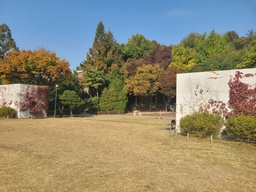
#> input picture image3.jpg, 256 x 192 px, shrunk from 1280 x 960 before the run
$ python Panorama.py
#> lines starting #> are read from the running program, lines starting #| are printed output that depends on the picture
import cv2
import numpy as np
def ransac(points1, points2, max_iters=1000, threshold=4.0):
    best_H = None
    best_inliers = 0

    for _ in range(max_iters):
        indices = np.random.choice(len(points1), 4, replace=False)
        A = []

        for i in indices:
            x1, y1 = points1[i]
            x2, y2 = points2[i]
            A.append([-x1, -y1, -1, 0, 0, 0, x2 * x1, x2 * y1, x2])
            A.append([0, 0, 0, -x1, -y1, -1, y2 * x1, y2 * y1, y2])

        A = np.array(A)
        _, _, Vt = np.linalg.svd(A)
        H = Vt[-1].reshape(3, 3)

        inliers = 0

        for i in range(len(points1)):
            x1, y1 = points1[i]
            x2, y2 = points2[i]
            p1 = np.array([x1, y1, 1])
            p2_est = np.dot(H, p1)
            p2_est /= p2_est[2]
            err = np.sqrt((p2_est[0] - x2) ** 2 + (p2_est[1] - y2) ** 2)

            if err < threshold:
                inliers += 1

        if inliers > best_inliers:
            best_inliers = inliers
            best_H = H

    return best_H

def warp_image(image, homography, output_size):
    h, w = image.shape[:2]
    output_image = np.zeros((output_size[1], output_size[0], 3), dtype=np.uint8)
    inverse_homography = np.linalg.inv(homography)

    for y_out in range(output_size[1]):
        for x_out in range(output_size[0]):
            p_out = np.array([x_out, y_out, 1])
            p_in = np.dot(inverse_homography, p_out)
            p_in = p_in / p_in[2]

            x_in, y_in = int(p_in[0]), int(p_in[1])

            if 0 <= x_in < w and 0 <= y_in < h:
                if x_in < w - 1 and y_in < h - 1:
                    # Bilinear interpolation
                    dx = p_in[0] - x_in
                    dy = p_in[1] - y_in

                    pixel_value = (1 - dx) * (1 - dy) * image[y_in, x_in] + dx * (1 - dy) * image[y_in, x_in + 1] + (1 - dx) * dy * image[y_in + 1, x_in] + dx * dy * image[y_in + 1, x_in + 1]

                    output_image[y_out, x_out] = pixel_value.astype(np.uint8)
                else:
                    output_image[y_out, x_out] = image[y_in, x_in]

    return output_image

# prepare images
image1 = cv2.imread('image3.jpg')
#> image1 is the input picture: shape (192, 256, 3); mean B, G, R 116.1, 137.6, 142.6
image2 = cv2.imread('image4.jpg')
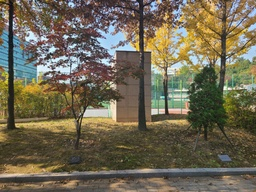
#> input picture image4.jpg, 256 x 192 px, shrunk from 1280 x 960 before the run
#> image2 is the input picture: shape (192, 256, 3); mean B, G, R 83.6, 104, 111
gray1 = cv2.cvtColor(image1, cv2.COLOR_BGR2GRAY)
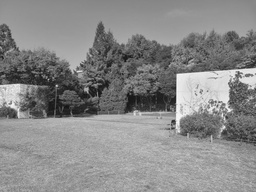
#> gray1: shape (192, 256); min 19, max 249, mean 136.7
gray2 = cv2.cvtColor(image2, cv2.COLOR_BGR2GRAY)
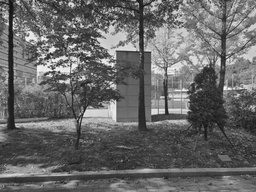
#> gray2: shape (192, 256); min 12, max 253, mean 103.8

# Find keypoints and descriptors
orb = cv2.ORB_create()
keypoints1, descriptors1 = orb.detectAndCompute(gray1, None)
#> keypoints1 = 401 keypoints; strongest (x, y, size): (174, 120, 31), (177, 74, 31), (174, 123, 31), (173, 121, 37.2)
keypoints2, descriptors2 = orb.detectAndCompute(gray2, None)
#> keypoints2 = 411 keypoints; strongest (x, y, size): (50, 69, 31), (56, 69, 31), (163, 110, 37.2), (64, 36, 31)

# bfmatch
bf = cv2.BFMatcher(cv2.NORM_HAMMING, crossCheck=True)
matches = bf.match(descriptors1, descriptors2)
#> matches = 117 matches

# Sort them in ascending order of distance
matches = sorted(matches, key=lambda x: x.distance)

# Extract matched keypoints
matched_keypoints1 = np.array([keypoints1[match.queryIdx].pt for match in matches])
#> matched_keypoints1 = 117 pairs, first value 33 to 224, second value 55 to 135
matched_keypoints2 = np.array([keypoints2[match.trainIdx].pt for match in matches])
#> matched_keypoints2 = 117 pairs, first value 37 to 210.2, second value 35 to 126.5

# Use RANSAC to estimate the homography matrix
homography = ransac(matched_keypoints2, matched_keypoints1)
#> the loop in ransac, `for _ in range(max_iters):` made 1000 passes
#> indices on passes 1 to 3: [10, 59, 95, 91], [96, 88, 49, 103], [111, 55, 68, 101]
#> after the loop in ransac, `for _ in range(max_iters):`: best_H = [[-0.0122, 0.0213, -0.787], [-0.00796, 0.0154, -0.616], [-6.95e-05, 0.000122, -0.00452]]; best_inliers = 10
#> homography has the same summary as best_H in ransac

# Warp image2 to image1 using the homography matrix
output_size = (image1.shape[1] + image2.shape[1], image2.shape[0])
#> output_size = (512, 192)
warp_image2 = warp_image(image2, homography, output_size)
#> in warp_image, `inverse_homography = np.linalg.inv(homography)`: inverse_homography = [[13412.8, 1018.6, -2475158.2], [16759, 449.4, -2980432.5], [246, -3.54, -42593.5]]
#> after the loop in warp_image, `for y_out in range(output_size[1]):`:
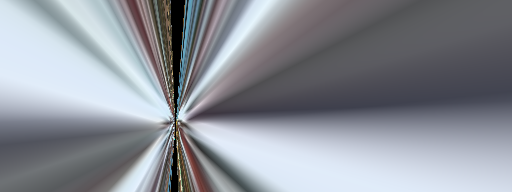
#> output_image: shape (192, 512, 3); mean B, G, R 151.7, 143.5, 139.4
warp_image2[0:image1.shape[0], 0:image1.shape[1]] = image1
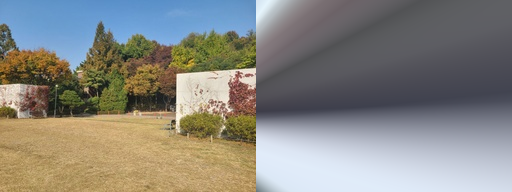
#> warp_image2: shape (192, 512, 3); mean B, G, R 128.6, 134.6, 135.9

# Save the panorama image
cv2.imwrite("result_34.jpg", warp_image2)

# Display the panorama image
# cv2.imshow("Panorama", warp_image2)
# cv2.waitKey(0)
# cv2.destroyAllWindows()
